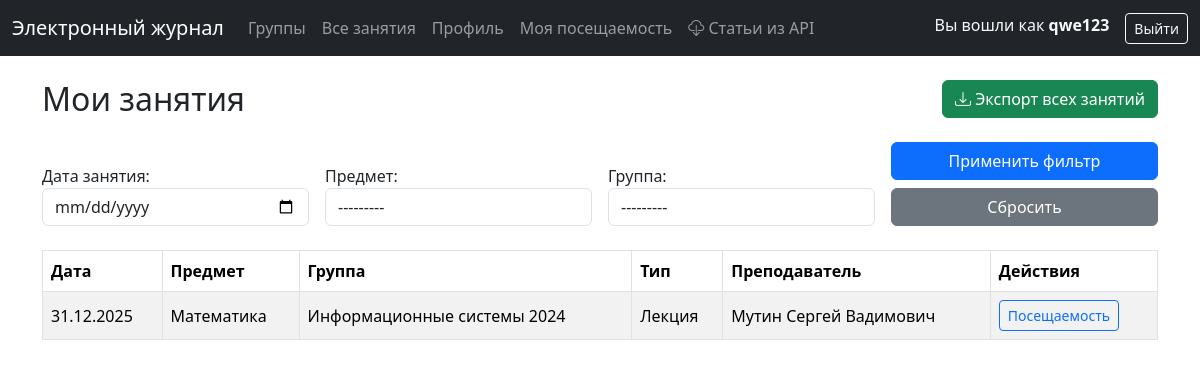
/teacher/lessons/ (signed in), run on the app's committed database.
### users/models.py (models this page shows)
class User(AbstractUser):
    username = models.CharField(
        max_length=150,
        unique=True,
        verbose_name='Логин',
        help_text='Латиница, цифры и @#$%^&+=!_.-/?*()',
    )
    @property
    def is_student(self):
        return hasattr(self, 'student')
    @property
    def is_teacher(self):
        return hasattr(self, 'teacher')
    def get_full_name(self):
        if self.first_name and self.last_name:
            return f"{self.first_name} {self.last_name}"
        return self.username
    class Meta:
        constraints = [
            models.CheckConstraint(
                name='username_allowed_chars',
                check=Q(username__regex=ALLOWED_RE),
            ),
        ]

### journal/models.py (models this page shows, shortened)
class Lesson(models.Model):
    id_lesson = models.CharField(max_length=100, verbose_name='Номер занятия в расписании')
    id_group = models.ForeignKey(Group, on_delete=models.PROTECT, verbose_name='Номер группы')
    id_subject = models.ForeignKey(Subject, on_delete=models.PROTECT, verbose_name='Предмет')
    id_teacher = models.ForeignKey(Teacher, on_delete=models.PROTECT, verbose_name='ID учителя')
    type = models.ForeignKey(Type_lesson, on_delete=models.PROTECT, blank=True, verbose_name='Тип занятия')
    topic = models.CharField(max_length=200, blank=True, verbose_name='Тема занятия')
    date = models.DateField()
    status = models.BooleanField(default=False)
    period = models.ForeignKey(Period, on_delete=models.PROTECT, verbose_name='Период')
    time_create = models.DateField(auto_now_add=True, blank=True, verbose_name='Время создания')
    time_update = models.DateField(auto_now=True, blank=True, verbose_name='Время обновления')
    changed_by = models.ForeignKey(User, on_delete=models.PROTECT, blank=True, null=True, verbose_name='Создал')
    history = HistoricalRecords()
    class Meta:
        verbose_name = 'Занятие'
        verbose_name_plural = 'Занятия'
        ordering = ['-date']
    @property
    def _history_user(self):
        return self.changed_by

class Subject(models.Model):
    name = models.CharField(max_length=200, unique=True)
    history = HistoricalRecords()
    class Meta:
        verbose_name = 'Предмет'
        verbose_name_plural = 'Предметы'
        ordering = ['name']
    def __str__(self):
        return self.name

class Group(models.Model):
    id_group = models.CharField(max_length=100, unique=True, verbose_name='Номер группы')
    name = models.CharField(max_length=200, verbose_name='Группа')
    year_priem = models.CharField(max_length=200, verbose_name='Год приема')
    study_form = models.CharField(max_length=200, blank=True, null=True, verbose_name='Форма обучения')
    level = models.CharField(max_length=200, blank=True, null=True, verbose_name='Уровень')
    faculty = models.CharField(max_length=200, blank=True, null=True, verbose_name='Факультет')
    department = models.CharField(max_length=200, blank=True, null=True, verbose_name='Подразделение')
    term_number = models.CharField(max_length=2, blank=True, verbose_name='Период')
    number_of_active_students = models.CharField(max_length=2, blank=True, verbose_name='Количество студентов')
    status = models.BooleanField(default=False, blank=True)
    semestr = models.CharField(max_length=10, blank=True, verbose_name='Семестр')
    history = HistoricalRecords()
    class Meta:
        unique_together = [("id_group", "name")]
        verbose_name = 'Группа'
        verbose_name_plural = 'Группы'
        ordering = ['name']
    def __str__(self):
        return f'{self.name}'

class Type_lesson(models.Model):
    id_type = models.CharField(max_length=100, unique=True, verbose_name='ID')
    name = models.CharField(max_length=200, unique=True, verbose_name='Тип занятия')
    history = HistoricalRecords()
    class Meta:
        verbose_name = 'Тип занятия'
        verbose_name_plural = 'Типы занятий'

class Teacher(models.Model):
    user = models.OneToOneField(settings.AUTH_USER_MODEL, on_delete=models.PROTECT, verbose_name='Пользователь')
    id_teacher = models.CharField(max_length=100, unique=True)
    last_name = models.CharField(max_length=200, verbose_name='Фамилия')
    first_name = models.CharField(max_length=200, verbose_name='Имя')
    second_name = models.CharField(max_length=200, verbose_name='Отчество')
    subjects = models.ManyToManyField(Subject, verbose_name='Предметы', blank=True)
    academic_degree = models.CharField(max_length=200, verbose_name='Степень', blank=True)
    position = models.CharField(max_length=200, verbose_name='Должность', blank=True, null=True)
    status = models.BooleanField(default=True, blank=True, null=True)
    history = HistoricalRecords()
    class Meta:
        verbose_name = 'Преподаватель'
        verbose_name_plural = 'Преподаватели'
        ordering = ['last_name']

### journal/views.py (the view)
# urls.py: path("teacher/lessons/", views.LessonListView.as_view(), name="teacher-lessons-all"),
class LessonListView(LoginRequiredMixin, TeacherRequiredMixin, ListView):
    model = Lesson
    template_name = "teacher/lessons.html"
    context_object_name = "lessons"
    paginate_by = 10
    def get_queryset(self):
        group_id = self.kwargs.get("group_id")
        if group_id:
            self.group = get_object_or_404(Group, pk=group_id)
            queryset = Lesson.objects.filter(id_group=self.group)
        else:
            queryset = Lesson.objects.filter(id_teacher=self.request.user.teacher)
        self.filter_form = LessonFilterForm(self.request.GET)
        if self.filter_form.is_valid():
            cd = self.filter_form.cleaned_data
            if cd.get('date'):
                queryset = queryset.filter(date=cd['date'])
            if cd.get('subject'):
                queryset = queryset.filter(id_subject=cd['subject'])
            if cd.get('group'):
                queryset = queryset.filter(id_group=cd['group'])
        return queryset.select_related("id_subject", "id_teacher", "type", "period").order_by("-date")
    def get_context_data(self, **kwargs):
        context = super().get_context_data(**kwargs)
        group = getattr(self, "group", None)
        if group:
            context["group"] = group
            context["title"] = f"Занятия группы {group.name}"
        else:
            context["title"] = "Мои занятия"
        context["filter_form"] = getattr(self, 'filter_form', LessonFilterForm())
        query_params = self.request.GET.copy()
        if 'page' in query_params:
            query_params.pop('page')
        context["filter_params"] = query_params.urlencode()
        return context

### journal/filters.py
class LessonFilterForm(forms.Form):
    date = forms.DateField(
        required=False,
        label="Дата занятия",
        widget=forms.DateInput(attrs={"type": "date", "class": "form-control"})
    )
    subject = forms.ModelChoiceField(
        required=False,
        label="Предмет",
        queryset=Subject.objects.all(),
        widget=forms.Select(attrs={"class": "form-control"})
    )
    group = forms.ModelChoiceField(
        required=False,
        label="Группа",
        queryset=Group.objects.all(),
        widget=forms.Select(attrs={"class": "form-control"})
    )

### journal/mixins.py (called while the page is built)
    def test_func(self):
        user = self.request.user
        if not user.is_authenticated:
            return False
        return hasattr(user, 'teacher') and user.teacher is not None

### templates/teacher/lessons.html (shortened to what this page needs)
{% extends "base.html" %}
{% block content %}
<div class="d-flex justify-content-between align-items-center mb-4">
    <h2 class="mb-0">
        {% if group %}Занятия группы {{ group.name }} {% else %}Мои занятия{% endif %}
    </h2>
    {% if not group %}
    <a href="{% url 'export-lessons' %}" class="btn btn-success">
        <i class="bi bi-download"></i> Экспорт всех занятий
    </a>
    {% endif %}
</div>
<form method="get" action="" class="mb-4">
    <div class="row g-3 align-items-end">
        <div class="col-md-3">
            {{ filter_form.date.label_tag }}
            {{ filter_form.date }}
        </div>
        <div class="col-md-3">
            {{ filter_form.subject.label_tag }}
            {{ filter_form.subject }}
        </div>
        <div class="col-md-3">
            {{ filter_form.group.label_tag }}
            {{ filter_form.group }}
        </div>
        <div class="col-md-3">
            <button type="submit" class="btn btn-primary w-100">Применить фильтр</button>
            <a href="{% if group %}{% url 'teacher-group-lessons' group.id %}{% else %}{% url 'teacher-lessons-all' %}{% endif %}"
               class="btn btn-secondary w-100 mt-2">
                Сбросить
            </a>
        </div>
    </div>
</form>
<table class="table table-striped table-bordered align-middle">
    <thead>
        <tr>
            <th>Дата</th>
            <th>Предмет</th>
            <th>Группа</th>
            <th>Тип</th>
            <th>Преподаватель</th>
            <th style="width: 15%">Действия</th>
        </tr>
    </thead>
    <tbody>
        {% for lesson in lessons %}
        <tr>
            <td>{{ lesson.date|date:"d.m.Y" }}</td>
            <td>{{ lesson.id_subject.name }}</td>
            <td>{{ lesson.id_group.name }}</td>
            <td>{{ lesson.type.name }}</td>
            <td>{{ lesson.id_teacher.last_name }} {{ lesson.id_teacher.first_name }}{% if lesson.id_teacher.second_name %} {{ lesson.id_teacher.second_name }}{% endif %}</td>
            <td>
                <a href="{% url 'teacher-lesson-attendance' lesson.id %}" class="btn btn-sm btn-outline-primary">
                    Посещаемость
                </a>
            </td>
        </tr>
        {% empty %}
        <tr>
            <td colspan="6" class="text-center text-muted">Нет данных о занятиях.</td>
        </tr>
        {% endfor %}
    </tbody>
</table>
{% endblock content %}

### templates/base.html (shortened to what this page needs)
<!DOCTYPE html>
<html lang="ru">
<head>
    <link href="https://cdn.jsdelivr.net/npm/bootstrap@5.3.2/dist/css/bootstrap.min.css" rel="stylesheet">
    {% load static %}
    <link href="{% static 'journal/css/styles.css' %}" rel="stylesheet">
    <link rel="stylesheet" href="https://cdn.jsdelivr.net/npm/bootstrap-icons@1.11.3/font/bootstrap-icons.min.css">
</head>
<body>
    <nav class="navbar navbar-expand-lg navbar-dark bg-dark">
        <div class="container-fluid">
            <a class="navbar-brand" href="{% url 'home' %}">Электронный журнал</a>
            <div class="collapse navbar-collapse" id="navbarSupportedContent">
                {% if user.is_authenticated %}
                <ul class="navbar-nav me-auto mb-2 mb-lg-0">
                    {% if user.is_teacher %}
                    <li class="nav-item">
                        <a class="nav-link" href="{% url 'teacher-groups' %}">Группы</a>
                    </li>
                    <li class="nav-item">
                        <a class="nav-link" href="{% url 'teacher-lessons-all' %}">Все занятия</a>
                    </li>
                    {% endif %}
                    {% if user.is_student %}
                    <li class="nav-item">
                        <a class="nav-link" href="{% url 'student-profile' %}">Профиль</a>
                    </li>
                    <li class="nav-item">
                        <a class="nav-link" href="{% url 'student-attendance' %}">Моя посещаемость</a>
                    </li>
                    {% endif %}
                    <li class="nav-item">
                        <a class="nav-link" href="{% url 'api-women' %}">
                            <i class="bi bi-cloud-download"></i> Статьи из API
                        </a>
                    </li>
                </ul>
                <ul class="navbar-nav ms-auto">
                    <li class="nav-item">
                        <span class="navbar-text text-light me-3">
                            Вы вошли как <strong>{{ user.get_full_name|default:user.username }}</strong>
                        </span>
                    </li>
                    <li class="nav-item">
                        <form method="post" action="{% url 'logout' %}" style="display: inline;">
                            <button type="submit" class="btn btn-outline-light btn-sm">Выйти</button>
                        </form>
                    </li>
                </ul>
                {% endif %}
            </div>
        </div>
    </nav>
    <div class="container py-4">
        {% block content %}{% endblock content %}
    </div>
</body>
</html>

### data on the page
User: get_full_name "qwe123"
Lesson: date "31.12.2025", id_subject.name "Математика", id_group.name "Информационные системы 2024", type.name "Лекция", id_teacher.last_name "Мутин", id_teacher.first_name "Сергей", id_teacher.second_name "Вадимович"

### other printed values
{{ filter_form.date.label_tag }} "Дата занятия:"
{{ filter_form.subject.label_tag }} "Предмет:"
{{ filter_form.group.label_tag }} "Группа:"
